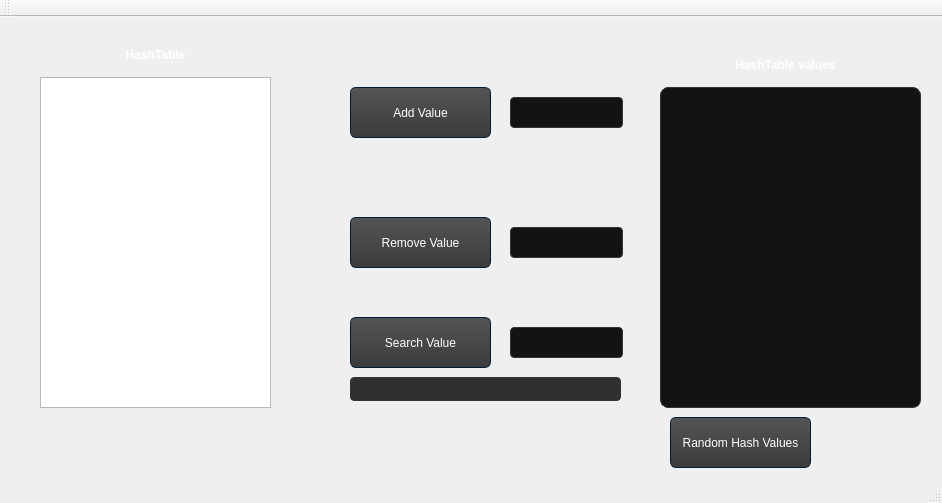
<?xml version="1.0" encoding="UTF-8"?>
<ui version="4.0">
 <class>MainWindow</class>
 <widget class="QMainWindow" name="MainWindow">
  <property name="geometry">
   <rect>
    <x>0</x>
    <y>0</y>
    <width>942</width>
    <height>503</height>
   </rect>
  </property>
  <property name="windowTitle">
   <string>MainWindow</string>
  </property>
  <property name="styleSheet">
   <string notr="true">
/*-----QWidget-----*/   
QWidget
{
	/*background-color: rgb(29, 29, 30);*/
	color: rgb(31, 47, 18);
	selection-background-color: #b78620;
	selection-color: #000;

}




/*-----QLabel-----*/
/*
QLabel
{
	background-color: transparent;
	color: red;

}
*/


/*-----QPushButton-----*/
QPushButton
{
	background-color: qlineargradient(spread:repeat, x1:1, y1:0, x2:1, y2:1, stop:0 rgba(84, 84, 84, 255),stop:1 rgba(59, 59, 59, 255));
	color: #ffffff;
	min-width: 80px;
	border-style: solid;
	border-width: 1px;
	border-radius: 6px;
	border-color: #051a39;
	padding: 5px;

}


QPushButton::flat
{
	background-color: transparent;
	border: none;
	color: #fff;

}


QPushButton::disabled
{
	background-color: #404040;
	color: #656565;
	border-color:  rgb(175, 168, 167)    /*#051a39;*/

}


QPushButton::hover
{
	background-color: rgba(183, 134, 32, 20%);
	border: 1px solid #b78620;

}


QPushButton::pressed
{
	background-color: qlineargradient(spread:repeat, x1:1, y1:0, x2:1, y2:1, stop:0 rgba(74, 74, 74, 255),stop:1 rgba(49, 49, 49, 255));
	border: 1px solid #b78620;

}


QPushButton::checked
{
	background-color: qlineargradient(spread:repeat, x1:1, y1:0, x2:1, y2:1, stop:0 rgba(74, 74, 74, 255),stop:1 rgba(49, 49, 49, 255));
	border: 1px solid #222;

}


/*-----QPlainTExtEdit-----*/
QPlainTextEdit
{
	background-color: #131313;
	color : #eee;
	border: 1px solid #343434;
	border-radius: 8px;
	padding: 3px;
	padding-left: 5px;

}

/*-----QLabel-----*/
QLabel
{
	background-color: transparent;
	color: #fff;

}

/*-----QLineEdit-----*/
QLineEdit
{
	
	selection-background-color: darkgray;
	background-color: #131313;
	color : #eee;
	border: 1px solid #343434;
	border-radius: 4px;
	padding: 3px;
	padding-left: 5px;

}


QLineEdit:read-only
{
	background-color: rgb(47, 49, 49);
	color : #eee;

}


/*-----QCheckBox-----*/
QCheckBox
{
	background-color: transparent;
    color: lightgray;
	border: none;

}

QCheckBox::indicator:unchecked:hover
{
	border: 1px solid #b78620; 
	border-radius: 5px;

}


QCheckBox::disabled
{
	color: #656565;

}


QCheckBox::indicator:disabled
{
	background-color: #656565;
	color: #656565;
    border: 1px solid #656565;

}

/*-----QComboBox-----*/
QComboBox
{
    background-color: qlineargradient(spread:repeat, x1:1, y1:0, x2:1, y2:1, stop:0 rgba(84, 84, 84, 255),stop:1 rgba(59, 59, 59, 255));
    border: 1px solid #000;
    padding-left: 6px;
    color: #ffffff;
    height: 20px;

}


QComboBox::disabled
{
	background-color: #404040;
	color: #656565;
	border-color: #051a39;

}


QComboBox:on
{
    background-color: #b78620;
	color: #000;

}


QComboBox QAbstractItemView
{
    background-color: #383838;
    color: #ffffff;
    border: 1px solid black;
    selection-background-color: #b78620;
    outline: 0;

}


QComboBox::drop-down
{
	background-color: qlineargradient(spread:repeat, x1:1, y1:0, x2:1, y2:1, stop:0 rgba(57, 57, 57, 255),stop:1 rgba(50, 50, 50, 255));
    subcontrol-origin: padding;
    subcontrol-position: top right;
    width: 15px;
    border-left-width: 1px;
    border-left-color: black;
    border-left-style: solid; 

}


QComboBox::down-arrow
{
    image: url(://arrow-down.png);
    width: 8px;
    height: 8px;
}


</string>
  </property>
  <widget class="QWidget" name="centralwidget">
   <widget class="QTableView" name="hastTableView">
    <property name="geometry">
     <rect>
      <x>40</x>
      <y>60</y>
      <width>231</width>
      <height>331</height>
     </rect>
    </property>
    <property name="editTriggers">
     <set>QAbstractItemView::NoEditTriggers</set>
    </property>
   </widget>
   <widget class="QLabel" name="label">
    <property name="geometry">
     <rect>
      <x>70</x>
      <y>30</y>
      <width>171</width>
      <height>16</height>
     </rect>
    </property>
    <property name="font">
     <font>
      <weight>75</weight>
      <bold>true</bold>
     </font>
    </property>
    <property name="text">
     <string>HashTable</string>
    </property>
    <property name="alignment">
     <set>Qt::AlignCenter</set>
    </property>
   </widget>
   <widget class="QPushButton" name="addButton">
    <property name="geometry">
     <rect>
      <x>350</x>
      <y>70</y>
      <width>141</width>
      <height>51</height>
     </rect>
    </property>
    <property name="text">
     <string>Add Value</string>
    </property>
   </widget>
   <widget class="QLineEdit" name="addEdit">
    <property name="geometry">
     <rect>
      <x>510</x>
      <y>80</y>
      <width>113</width>
      <height>31</height>
     </rect>
    </property>
   </widget>
   <widget class="QPushButton" name="removeButton">
    <property name="geometry">
     <rect>
      <x>350</x>
      <y>200</y>
      <width>141</width>
      <height>51</height>
     </rect>
    </property>
    <property name="text">
     <string>Remove Value</string>
    </property>
   </widget>
   <widget class="QLineEdit" name="removeEdit">
    <property name="geometry">
     <rect>
      <x>510</x>
      <y>210</y>
      <width>113</width>
      <height>31</height>
     </rect>
    </property>
   </widget>
   <widget class="QPushButton" name="searchButton">
    <property name="geometry">
     <rect>
      <x>350</x>
      <y>300</y>
      <width>141</width>
      <height>51</height>
     </rect>
    </property>
    <property name="text">
     <string>Search Value</string>
    </property>
   </widget>
   <widget class="QLineEdit" name="searchEdit">
    <property name="geometry">
     <rect>
      <x>510</x>
      <y>310</y>
      <width>113</width>
      <height>31</height>
     </rect>
    </property>
   </widget>
   <widget class="QLineEdit" name="seatchResultEdit">
    <property name="geometry">
     <rect>
      <x>350</x>
      <y>360</y>
      <width>271</width>
      <height>24</height>
     </rect>
    </property>
    <property name="readOnly">
     <bool>true</bool>
    </property>
   </widget>
   <widget class="QPlainTextEdit" name="hastTextEdit">
    <property name="geometry">
     <rect>
      <x>660</x>
      <y>70</y>
      <width>261</width>
      <height>321</height>
     </rect>
    </property>
    <property name="readOnly">
     <bool>true</bool>
    </property>
   </widget>
   <widget class="QLabel" name="label_2">
    <property name="geometry">
     <rect>
      <x>700</x>
      <y>40</y>
      <width>171</width>
      <height>16</height>
     </rect>
    </property>
    <property name="font">
     <font>
      <weight>75</weight>
      <bold>true</bold>
     </font>
    </property>
    <property name="text">
     <string>HashTable values</string>
    </property>
    <property name="alignment">
     <set>Qt::AlignCenter</set>
    </property>
   </widget>
   <widget class="QPushButton" name="randHashButton">
    <property name="geometry">
     <rect>
      <x>670</x>
      <y>400</y>
      <width>141</width>
      <height>51</height>
     </rect>
    </property>
    <property name="text">
     <string>Random Hash Values</string>
    </property>
   </widget>
  </widget>
  <widget class="QMenuBar" name="menubar">
   <property name="geometry">
    <rect>
     <x>0</x>
     <y>0</y>
     <width>942</width>
     <height>22</height>
    </rect>
   </property>
  </widget>
  <widget class="QStatusBar" name="statusbar"/>
  <widget class="QToolBar" name="toolBar">
   <property name="windowTitle">
    <string>toolBar</string>
   </property>
   <attribute name="toolBarArea">
    <enum>TopToolBarArea</enum>
   </attribute>
   <attribute name="toolBarBreak">
    <bool>false</bool>
   </attribute>
  </widget>
 </widget>
 <resources/>
 <connections/>
</ui>
